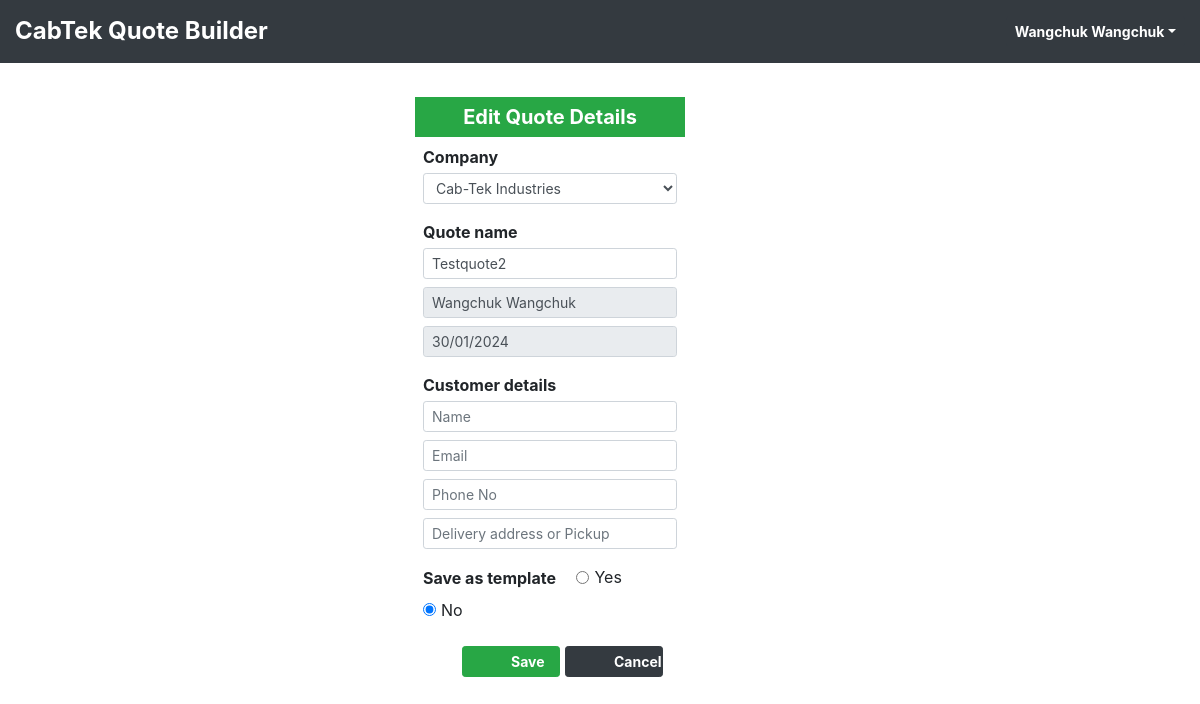
The page /edit_quote/289 (signed in) on the database as committed earlier.
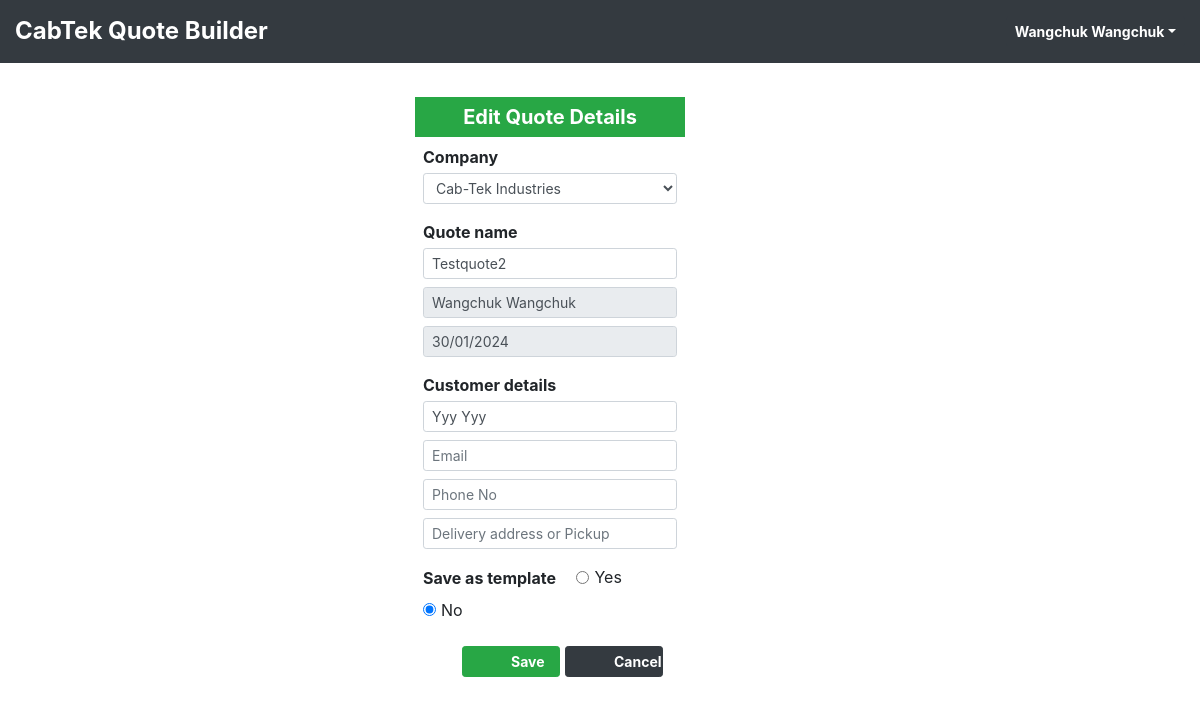
The same page on the database as committed later.
### tables this page shows
CREATE TABLE user_table (
            user_id Integer PRIMARY KEY AUTOINCREMENT,
            user_name TEXT NOT NULL UNIQUE,
            full_name TEXT NOT NULL,
            email_id TEXT NOT NULL,
            user_password TEXT NOT NULL,
            mobile_no TEXT,
            phone_no TEXT,
            user_type_id Integer
            
        );

CREATE TABLE quotes_table (
            quote_id INTEGER PRIMARY KEY AUTOINCREMENT,
            quote_name TEXT NOT NULL UNIQUE,
            user_id INTEGER NOT NULL,
            date_quote_created TEXT,
            customer_name TEXT,
            customer_email TEXT,
            customer_phone_no TEXT,
            delivery_info TEXT,
            quote_name_lower_case TEXT,
            time_stamp INTEGER,
            rev_date TEXT,
            is_template TEXT,
            quote_status_id INTEGER
        , revision_dates TEXT, joinery_supply_type TEXT, is_diy Text, company_id Integer);

### app.py (the view, shortened to what this page needs)
@app.route('/edit_quote/<quote_id>', methods=['POST', 'GET'])
def edit_quote(quote_id):
    try:
        if 'user_info' in session:
            all_company_info = company_info_manager.get_all_company_info()
            if request.method == "GET":
                quote_info = quote_builder_db.get_quote_info_by_quote_id(quote_id)
                user_id = quote_info['user_id']
                quoted_by = quote_builder_db.get_user_info_by_id(user_id)['full_name']
                quote_info['quoted_by'] = quoted_by
                return render_template('edit_quote.html', quote_info = quote_info , all_company_info=all_company_info)
        else:
            return render_template('login_error.html')
    except Exception as ex:
        print(f'Error:"{ex}" [In function {inspect.stack()[0][3]}]')

### company_info_manager.py (called while the page is built)
def get_all_company_info():
    try:
        return COMPANY_INFO
    except:
        return []

### quote_builder_db_manager.py (called while the page is built)
def create_db_connection():
    QUOTING_DB_PATH = file_folder_paths.TEST_QUOTING_DB_PATH    # For Testing
    connection = sqlite3.connect(QUOTING_DB_PATH)
    connection.row_factory = sqlite3.Row
    return connection

def get_user_info_by_id(user_id):
    user_info = {}
    try:
        user_id = int(user_id)
        sql = f' SELECT * FROM user_table WHERE user_id = ? '
        connection = create_db_connection()
        cursor = connection.cursor()
        cursor.execute(sql, [user_id])
        row = cursor.fetchone()
        cursor.close()
        connection.close()
        if row != None:
            user_info = {key: row[key] for key in row.keys()}
        return user_info
    except Exception as ex:
        print(f'Error:"{ex}" [In function {inspect.stack()[0][3]}]')
        return user_info

def get_quote_info_by_quote_id(quote_id):
    quote_info = {}
    try:
        quote_id = int(quote_id)
        sql = f' SELECT * FROM quotes_table WHERE quote_id = ? '
        connection = create_db_connection()
        cursor = connection.cursor()
        cursor.execute(sql, [quote_id])
        row = cursor.fetchone()
        cursor.close()
        connection.close()
        if row != None:
            quote_info = {key: row[key] for key in row.keys()}
        return quote_info
    except Exception as ex:
        print(f'Error:"{ex}" [In function {inspect.stack()[0][3]}]')
        return quote_info

### templates/edit_quote.html (shortened to what this page needs)
{% include "header.html" %}
<div class="main-div">
    {% if 'user_info' in session %}
    <div class="row ">
        <div class="col-md-3 offset-4">
            <h5 class="bold text-center bg-success text-white p-2 mt-4">Edit Quote Details</h5>
            <form method="POST" action="{{ url_for('edit_quote', quote_id = (quote_info['quote_id'] if quote_info else new_quote_info['quote_id'] ) ) }}" class="m-2">
                <div class="mb-2">
                    <div class="form-group">
                        <label for="company_id" class="bold mb-1">Company</label>
                        <select class="form-control form-control-sm" name="company_id" required>
                            {% for row in all_company_info %}
                            {% if (new_quote_info and new_quote_info['company_id'] == row['id']) or (quote_info and quote_info['company_id'] == row['id']) %}
                            <option value="{{ row['id'] }}" selected> {{ row['company_name'] }} </option>
                            {% else %}
                            <option value="{{ row['id'] }}"> {{ row['company_name'] }} </option>
                            {% endif %}
                            {% endfor %}
                        </select>
                    </div>
                </div>
                <div class="mb-2">
                    <label for="quote_name" class="bold mb-1">Quote name</label>
                    <div class="form-group mb-2">
                        <input type="text" class="form-control form-control-sm " name="quote_name" id="quote_name_inp" autocomplete="off" placeholder="Type a quote name" value="{{ quote_info['quote_name'] if quote_info }}" required autofocus>
                    </div>
                    <div class="form-group mb-2">
                        <input type="text" class="form-control form-control-sm" name="quoted_by" autocomplete="off" placeholder="Quoted By" value="{{ quote_info['quoted_by'] if quote_info else new_quote_info['quoted_by'] }}" readonly required>
                    </div>
                    <div class="form-group ">
                        <input type="text" class="form-control form-control-sm" name="date_quote_created" autocomplete="off" placeholder="Date" value="{{ quote_info['date_quote_created'] if quote_info else new_quote_info['date_quote_created'] }}" readonly required>
                    </div>
                </div>
                <div class="mb-2">
                    <label for="customer_name" class="bold mb-1">Customer details</label>
                    <div class="form-group mb-2">
                        <input type="text" class="form-control form-control-sm" name="customer_name" autocomplete="off" value="{{ quote_info['customer_name'] if quote_info else new_quote_info['customer_name']}}" placeholder="Name">
                    </div>
                    <div class="form-group mb-2">
                        <input type="text" class="form-control form-control-sm" name="customer_email" autocomplete="off" value="{{ quote_info['customer_email'] if quote_info else new_quote_info['customer_email']}}" placeholder="Email">
                    </div>
                    <div class="form-group mb-2">
                        <input type="text" class="form-control form-control-sm" name="customer_phone_no" autocomplete="off" value="{{ quote_info['customer_phone_no'] if quote_info else new_quote_info['customer_phone_no']}}" placeholder="Phone No">
                    </div>
                    <div class="form-group">
                        <input type="text" class="form-control form-control-sm" name="delivery_info" autocomplete="off" value="{{ quote_info['delivery_info'] if quote_info else new_quote_info['delivery_info'] }}" placeholder="Delivery address or Pickup">
                    </div>
                </div>
                <div>
                    <label for="is_template" class="bold mr-3">Save as template</label>
                    {% if (quote_info and quote_info['is_template'] == 'yes') or (new_quote_info and new_quote_info['is_template'] == 'yes') %}
                    <div class="form-check form-check-inline">
                        <input class="form-check-input" type="radio" name="is_template" id="is_template_yes" value="yes" checked>
                        <label class="form-check-label" for="is_template_yes">Yes</label>
                    </div>
                    <div class="form-check form-check-inline">
                        <input class="form-check-input" type="radio" name="is_template" id="is_template_no" value="no">
                        <label class="form-check-label" for="is_template_no">No</label>
                    </div>
                    {% else %}
                    <div class="form-check form-check-inline">
                        <input class="form-check-input" type="radio" name="is_template" id="is_template_yes" value="yes">
                        <label class="form-check-label" for="is_template_yes">Yes</label>
                    </div>
                    <div class="form-check form-check-inline">
                        <input class="form-check-input" type="radio" name="is_template" id="is_template_no" value="no" checked>
                        <label class="form-check-label" for="is_template_no">No</label>
                    </div>
                    {% endif %}
                </div>
                <div class="row m-4">
                    <div class="col-md-6">
                        <button type="submit" class="btn btn-sm btn-success pl-5 pr-5 bold full-width">Save</button>
                    </div>
                    <div class="col-md-6">
                        <a href="{{ url_for('index') }}" type="button" class="btn btn-sm btn-dark pl-5 pr-5 bold full-width">Cancel</a>
                    </div>
                </div>
            </form>
        </div>
    </div>
    {% else %}
    <center>
        <p class=" text-red">Ooopss.. Seems like you are logged out..</p>
        <a href="{{url_for('login')}}"> Click here to login again </a>
    </center>
    {% endif %}
</div>
{% include "footer.html" %}

### templates/header.html (shortened to what this page needs)
<html lang="en">
{% set active_page = page_name %}
<head>
    <link href="{{ url_for('static', filename='vendor/bootstrap4/css/bootstrap.min.css') }}" rel="stylesheet">
    <link href="{{ url_for('static', filename='mycss/styles.css')}}" rel="stylesheet">
    <link href="{{ url_for('static', filename='mycss/view_quote_style.css')}}" rel="stylesheet">
    <link rel="stylesheet" type="text/css" href="{{ url_for('static', filename='mycss/disble_printing.css')}}" media="print" />
</head>
<body>
    <nav class="navbar navbar-expand-lg bg-dark sticky-top p-0">
        <div class="container-fluid  m-0 pt-3 pb-3">
            <div class="nav navbar-nav">
                <p class="nav-link text-white bold h4 p-0  m-0 mr-5">CabTek Quote Builder</p>
            </div>
            <div class="dropdown nav navbar-nav navbar-right   p-0">
                {% if 'user_info' in session %}
                <button class="btn btn-sm btn-dark dropdown-toggle bold" type="button" id="dropdownMenuUser" data-toggle="dropdown" aria-haspopup="true" aria-expanded="false">{{ session['user_info']['full_name'] }}</button>
                {% endif %}
            </div>
        </div>
    </nav>

### templates/footer.html (shortened to what this page needs)
</body>
</html>

### static/mycss/styles.css (style rules this page uses)
.main-div { margin: 10px 15px 10px 15px; }
.full-width { display: block; width: 100%; }
.bold { font-weight: bold; }
.text-white { color: white; }

Rows that differ between the two databases and show on the page:
changed quotes_table "Testquote2": customer_name (not shown) → "Yyy Yyy"
